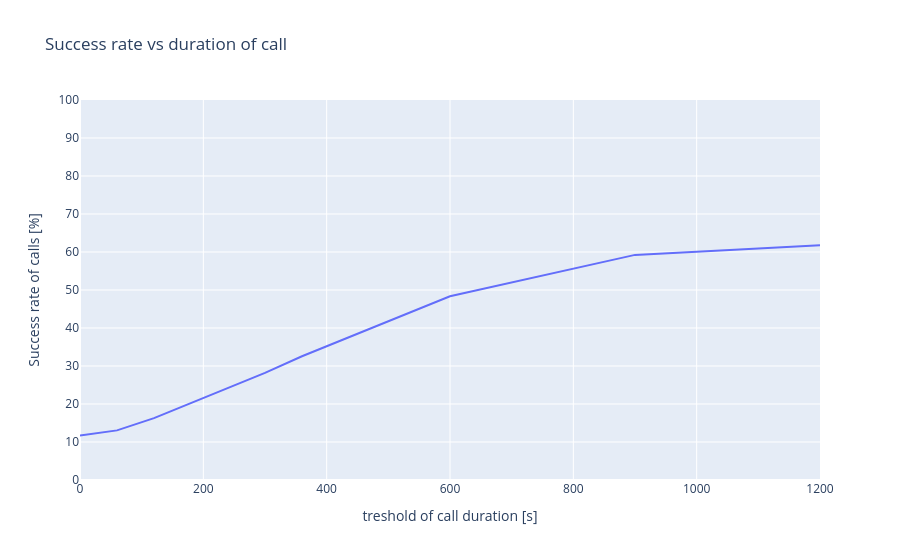

Notebook source saved alongside this figure:
### Markdown cell above
# 3. Procent udanych rozmów
Dla ustalonego progu, t = 360, czasu trwania rozmowy (atrybut duration), wyznacz próbki
danych z atrybutem duration powyżej progu t. Policz ile procent z nich to próbki pozytywne.
Powtórz obliczenia dla różnych t i zrób wykres: na osi X próg t, na osi Y procent próbek
pozytywnych. Spróbuj wytłumaczyć zjawisko widoczne na wykresie.

### Code cell
t=360
over_t = fast_banks.filter(pl.col("duration") > t)
count_over = over_t.height
count_over_yes = over_t.filter(pl.col("y")=="yes").height
percent_of_yes = (count_over_yes/count_over)*100





t_values = [0, 60, 120, 180, 240, 300, 360, 600, 900, 1200]


results = []

for t in t_values:
    over_t = fast_banks.filter(pl.col("duration") > t)
    count_over = over_t.height
    count_over_yes = over_t.filter(pl.col("y")=="yes").height
    percent_of_yes = (count_over_yes/count_over)*100
    results.append({"duration": t,"percent_of_yes": percent_of_yes})
results


df_results = pl.DataFrame(results)
df_results


fig = px.line(df_results,x="duration",y="percent_of_yes",labels={"duration": "treshold of call duration [s]","percent_of_yes" : "Success rate of calls [%]"}, title = "Success rate vs duration of call")
fig.update_yaxes(range=[0,100],dtick=10)
fig.show()

### Figure 1 — Plotly figure (JSON) as saved in the notebook; plotly's stock layout.template omitted (floating-point values rounded to 4 significant figures)
{"data": [{"hovertemplate": "treshold of call duration [s]=%{x}<br>Success rate of calls [%]=%{y}<extra></extra>", "legendgroup": "", "line": {"color": "#636efa", "dash": "solid"}, "marker": {"symbol": "circle"}, "mode": "lines", "name": "", "orientation": "v", "showlegend": false, "type": "scatter", "x": [0, 60, 120, 180, 240, 300, 360, 600, 900, 1200], "xaxis": "x", "y": [11.7, 13.05, 16.29, 20.31, 24.2, 28.17, 32.56, 48.36, 59.24, 61.79], "yaxis": "y"}], "layout": {"legend": {"tracegroupgap": 0}, "title": {"text": "Success rate vs duration of call"}, "xaxis": {"anchor": "y", "domain": [0, 1], "title": {"text": "treshold of call duration [s]"}}, "yaxis": {"anchor": "x", "domain": [0, 1], "dtick": 10, "range": [0, 100], "title": {"text": "Success rate of calls [%]"}}}}
